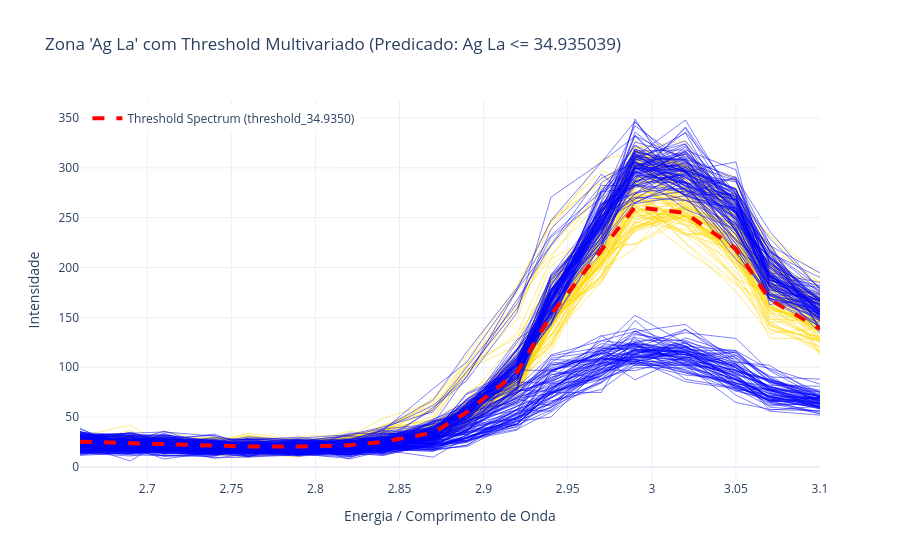

Write notebook code for a chart like this one.
### Code cell
import plotly.graph_objects as go

n = 0
zone_name = lrc_summed_df_pert_natural.iloc[n]['Zone'] # o n indica a linha do dataframe lrc_summed_df_pert_natural que queremos acessar para pegar o nome da zona espectral (coluna 'Zone')
threshold_score = float(lrc_summed_df_pert_natural.iloc[n]['Threshold_Natural']) # o iloc acessa a linha n e a coluna 'Threshold_Natural' para pegar o valor do threshold já mapeado para o espaço natural (não pré-processado)

# Usar pca_info_dict dos dados ORIGINAIS (zones_original[1])
pca_info_dict_original = zones_original[1]

# Reconstrução: τ = mean + threshold * loadings (no espaço original)
threshold_spectrum = exp.reconstruct_threshold_to_spectrum(
    threshold_value=threshold_score,
    zone_name=zone_name,
    pca_info_dict=pca_info_dict_original
)
print(f"\nEspectro de threshold reconstruído para zona '{zone_name}':")
print(f"  - Dimensão: {len(threshold_spectrum)} variáveis espectrais")
#print(f"  - Range de energias: {threshold_spectrum.index[n]} - {threshold_spectrum.index[-1]}")
print(f"  - Variância explicada pela PC1: {pca_info_dict_original[zone_name]['variance_explained']:.2%}")

# Usar dados ORIGINAIS para plotar (spectral_zones_original)
zone_df = spectral_zones_original[zone_name]

# Plotar zona com threshold (inline)
fig = go.Figure()
x_values = pd.to_numeric(zone_df.columns, errors='coerce')

# Plotar espectros das amostras coloridas por classe
colors = {'A': 'gold', 'B': 'blue'}
for idx, row in zone_df.iterrows():
    class_label = ycalclass.iloc[idx] if idx < len(ycalclass) else 'Unknown'
    fig.add_trace(go.Scatter(
        x=x_values,
        y=row.values,
        mode='lines',
        line=dict(color=colors.get(class_label, 'rgba(128,128,128,0.3)'), width=0.5),
        name=f'Class {class_label}',
        showlegend=False,
        hoverinfo='skip'
    ))

# Plotar espectro de threshold (destaque)
fig.add_trace(go.Scatter(
    x=x_values,
    y=threshold_spectrum.values,
    mode='lines',
    line=dict(color='red', width=4, dash='dash'),
    name=f'Threshold Spectrum ({threshold_spectrum.name})'
))

# Layout do gráfico
fig.update_layout(
    title=f"Zona '{zone_name}' com Threshold Multivariado (Predicado: {lrc_summed_df_pert_natural.iloc[n]['Node_Natural']})",
    xaxis_title='Energia / Comprimento de Onda',
    yaxis_title='Intensidade',
    template='plotly_white',
    showlegend=True,
    legend=dict(yanchor="top", y=0.99, xanchor="left", x=0.01)
)

fig.show()
